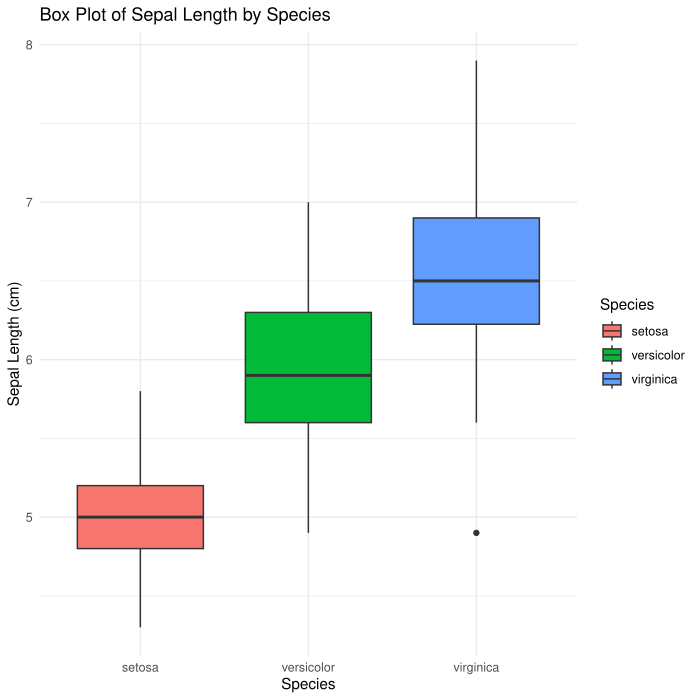

Here is the R script that generated this plot:
options(repos = c(CRAN = "https://cloud.r-project.org"))

# Install ggplot2 (if not already installed)
install.packages("ggplot2")
# Load the ggplot2 package
library(ggplot2)
# Box plot of Sepal Length for each Species
ggplot(data = iris, aes(x = Species, y = Sepal.Length, fill = Species)) +
 geom_boxplot() + # Adds box plot
 labs(title = "Box Plot of Sepal Length by Species",
 x = "Species",
 y = "Sepal Length (cm)") +
 theme_minimal()
